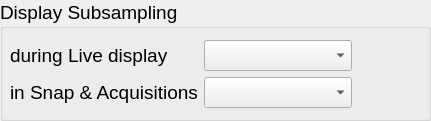
           <widget class="QGroupBox" name="groupBox_3">
            <property name="geometry">
             <rect>
              <x>10</x>
              <y>450</y>
              <width>431</width>
              <height>121</height>
             </rect>
            </property>
            <property name="font">
             <font>
              <pointsize>14</pointsize>
             </font>
            </property>
            <property name="title">
             <string>Display Subsampling</string>
            </property>
            <widget class="QWidget" name="layoutWidget">
             <property name="geometry">
              <rect>
               <x>10</x>
               <y>40</y>
               <width>342</width>
               <height>77</height>
              </rect>
             </property>
             <layout class="QFormLayout" name="formLayout">
              <item row="0" column="0">
               <widget class="QLabel" name="label_48">
                <property name="font">
                 <font>
                  <pointsize>14</pointsize>
                 </font>
                </property>
                <property name="text">
                 <string>during Live display</string>
                </property>
               </widget>
              </item>
              <item row="0" column="1">
               <widget class="QComboBox" name="LiveSubSamplingComboBox">
                <property name="font">
                 <font>
                  <pointsize>14</pointsize>
                 </font>
                </property>
               </widget>
              </item>
              <item row="1" column="0">
               <widget class="QLabel" name="label_56">
                <property name="font">
                 <font>
                  <pointsize>14</pointsize>
                 </font>
                </property>
                <property name="text">
                 <string>in Snap &amp; Acquisitions</string>
                </property>
               </widget>
              </item>
              <item row="1" column="1">
               <widget class="QComboBox" name="AcquisitionSubSamplingComboBox">
                <property name="font">
                 <font>
                  <pointsize>14</pointsize>
                 </font>
                </property>
                <property name="currentIndex">
                 <number>-1</number>
                </property>
               </widget>
              </item>
             </layout>
            </widget>
           </widget>
